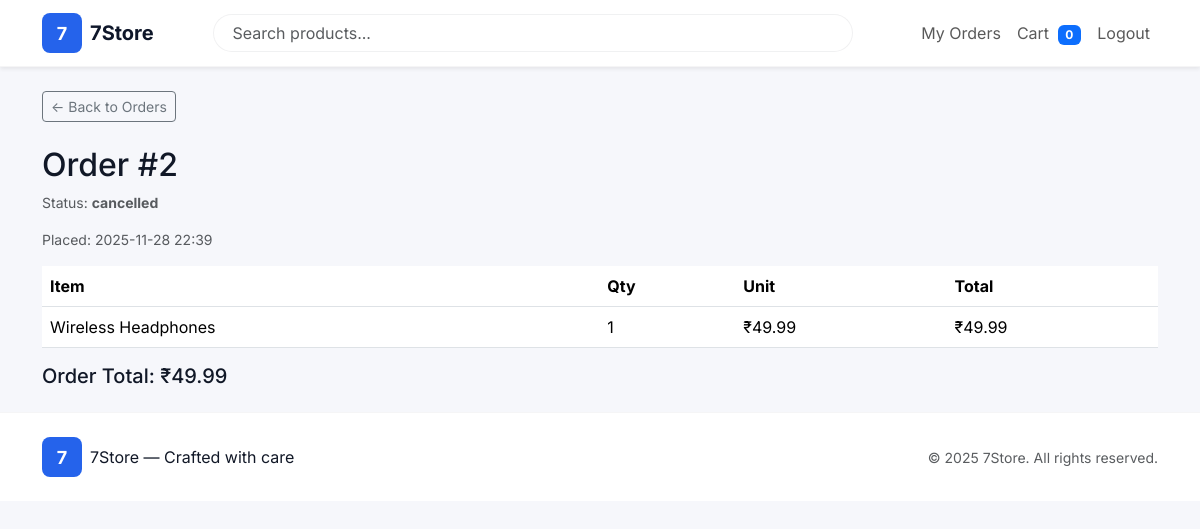
/order/2 (signed in), run on the app's committed database.
### models.py (models this page shows, shortened)
class Order(db.Model):
    __tablename__ = "order"
    id = db.Column(db.Integer, primary_key=True)
    user_id = db.Column(db.Integer, nullable=True, index=True)
    total_amount = db.Column(db.Float, nullable=False)
    status = db.Column(db.String(50), default="pending", index=True)
    stripe_session_id = db.Column(db.String(255), nullable=True, index=True)
    created_at = db.Column(db.DateTime, default=datetime.utcnow)
    items = db.relationship("OrderItem", back_populates="order", cascade="all, delete-orphan")

class OrderItem(db.Model):
    __tablename__ = "order_item"
    id = db.Column(db.Integer, primary_key=True)
    order_id = db.Column(db.Integer, db.ForeignKey("order.id"), nullable=False, index=True)
    product_id = db.Column(db.Integer, db.ForeignKey("product.id"), nullable=False)
    product_name = db.Column(db.String(255), nullable=False)
    quantity = db.Column(db.Integer, nullable=False)
    unit_price = db.Column(db.Float, nullable=False)
    order = db.relationship("Order", back_populates="items")

### shop.py (the view)
@shop_bp.route("/order/<int:oid>")
@login_required
def order_detail(oid):
    o = Order.query.get_or_404(oid)
    if o.user_id != current_user.id and not getattr(current_user, "is_admin", False):
        flash("Access denied.", "warning")
        return redirect(url_for("shop.my_orders"))
    items_info = []
    for it in getattr(o, "items", []) or []:
        qty = None
        for qname in ("quantity", "qty", "count", "amount", "qty_ordered"):
            qty = getattr(it, qname, None)
            if qty is not None:
                break
        if qty is None:
            qty = 1
        unit_price = None
        for pname in ("unit_price", "price", "unit_amount", "amount", "item_price"):
            unit_price = getattr(it, pname, None)
            if unit_price is not None:
                break
        if unit_price is None:
            unit_price = 0.0
        product_name = getattr(it, "product_name", None)
        if not product_name:
            product_obj = getattr(it, "product", None)
            product_name = getattr(product_obj, "name", None) if product_obj else None
        if not product_name:
            product_name = "Item"
        items_info.append({
            "quantity": int(qty),
            "unit_price": float(unit_price),
            "product_name": product_name
        })
    return render_template("order_detail.html", order=o, items_info=items_info)

### templates/order_detail.html (shortened to what this page needs)
{% extends "base.html" %}
{% block content %}
<div class="mb-4">
  <a href="{{ url_for('shop.my_orders') }}" class="btn btn-sm btn-outline-secondary">&larr; Back to Orders</a>
</div>
<h2>Order #{{ order.id }}</h2>
<p class="small text-muted">Status: <strong>{{ order.status }}</strong></p>
<p class="small text-muted">Placed: {{ order.created_at.strftime('%Y-%m-%d %H:%M') if order.created_at else '-' }}</p>
<table class="table mt-3">
  <thead>
    <tr><th>Item</th><th>Qty</th><th>Unit</th><th>Total</th></tr>
  </thead>
  <tbody>
    {% for it in items_info %}
    <tr>
      <td>{{ it.product_name }}</td>
      <td>{{ it.quantity }}</td>
      <td>{{ it.unit_price|inr }}</td>
      <td>{{ (it.quantity * it.unit_price)|inr }}</td>
    </tr>
    {% endfor %}
  </tbody>
</table>
<p class="h5">Order Total: {{ order.total_amount|inr }}</p>
{% endblock %}

### static/css/styles.css (style rules this page uses)
:root { --accent: #2563eb; --muted: #6b7280; --card: #ffffff; --bg: #f6f7fb; --radius: 12px; --shadow-sm: 0 6px 18px rgba(17,24,39,0.06); }
* { box-sizing: border-box; }
body { font-family: 'Inter', system-ui, -apple-system, "Segoe UI", Roboto, "Helvetica Neue", Arial; background: var(--bg); color: #111827; -webkit-font-smoothing:antialiased; -moz-osx-font-smoothing:grayscale; margin: 0; }
a { text-decoration: none; }

### data on the page
Order: id "2", status "cancelled", created_at "2025-11-28 22:39", total_amount|inr "₹49.99"
OrderItem: product_name "Wireless Headphones", quantity "1", unit_price|inr "₹49.99", (it.quantity*it.unit_price)|inr "₹49.99"

### other printed values
{{ cart_quantity or 0 }} "0"
